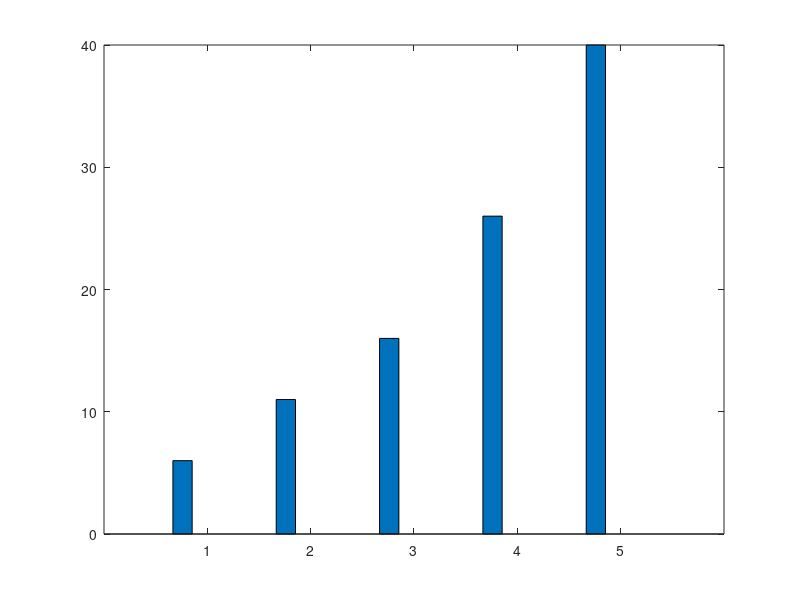

Write the MATLAB code that produced this figure. (Note: this script raises an error after producing the figure.)
%% Graph 5: Network Transmission Statistics Group Comparison
clear; clc;

checkpoint_names = {'Check 1', 'Check 2', 'Check 3', 'Check 4', 'Check 5'};
published_ok = [6, 11, 16, 26, 40];
failed = [0, 0, 0, 0, 0];
offline_queue_depth = [0, 0, 0, 0, 0];

chart_data = [published_ok; failed; offline_queue_depth]';

figure('Color', [1 1 1]);
b = bar(chart_data, 'grouped');

b(1).FaceColor = [0.12, 0.53, 0.22]; 
b(2).FaceColor = [0.84, 0.11, 0.38]; 
b(3).FaceColor = [0.75, 0.75, 0.75]; 

grid on;
set(gca, 'XTickLabel', checkpoint_names);
title('GPS Telemetry Packet Network Success Status');
xlabel('Log Milestone Intervals');
ylabel('Total MQTT Message Count');
legend('Published Successfully', 'Failed Transmissions', 'Offline Backlog Queue', 'Location', 'northwest');
